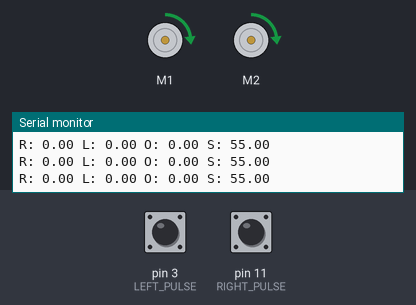
Recording of a sketch running on a simulated Arduino Uno, built with avr-gcc and run on an emulated ATmega328P. Parts: 2 × DC motor (green arrow = forward, orange = backward, longer = faster), the last lines printed to the serial monitor. The inputs (shaded band) are chosen by the test bench; at power-on: pin 11 (RIGHT_PULSE) LOW, pin 3 (LEFT_PULSE) LOW.

Above: at 5.0 s.
5.1 s: pin 11 (RIGHT_PULSE) pulled HIGH for 0.15 s
At 6.3 s:
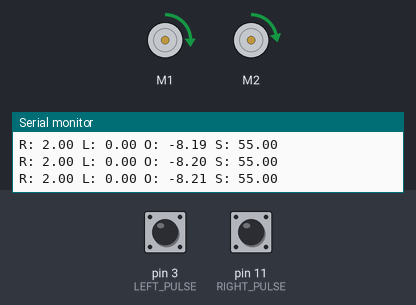
8.2 s: pin 11 (RIGHT_PULSE) pulled HIGH for 1 s
At 9.0 s:
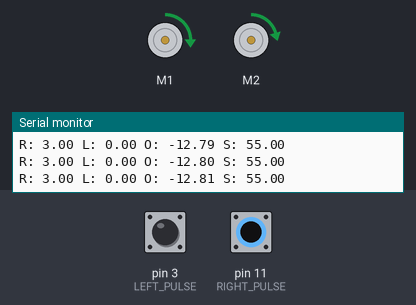
12.2 s: pin 11 (RIGHT_PULSE) pulled HIGH for 0.15 s
At 13.1 s:
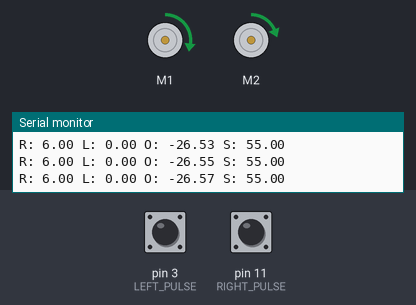
15.3 s: pin 11 (RIGHT_PULSE) pulled HIGH for 3.2 s
21.5 s: pin 3 (LEFT_PULSE) pulled HIGH for 0.15 s
At 22.0 s:
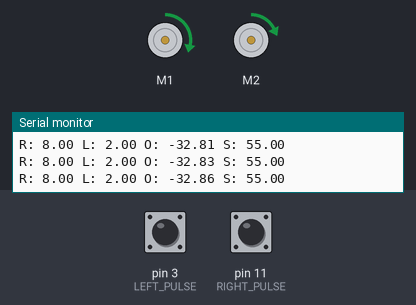
24.6 s: pin 3 (LEFT_PULSE) pulled HIGH for 1 s
Timing chart, 0 to 29.6 s (numbered marks = the images above; inputs shaded):
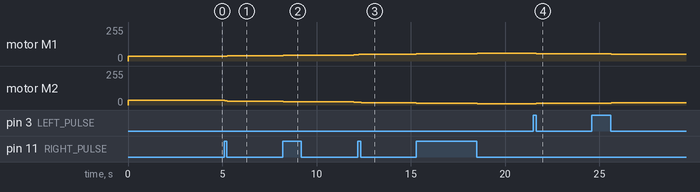

The sketch:

motorLibv3.ino
```cpp
#include <AutoPID.h>
#include <EnableInterrupt.h>
#include <DualVNH5019MotorShield.h>

const int LEFT_PULSE = 3; // LEFT M1 Pulse A
const int RIGHT_PULSE = 11; // RIGHT M2 Pulse A
const double MAX_SPEED = 250;
const double START_SPEED = 25;
const double SPEED_STEP = 30;
const double SPEED_STEP_TICKS = 15;


unsigned long previousTime_R = 0;
unsigned long previousTime_L = 0;

unsigned long cycleTime_R = 0;
unsigned long cycleTime_L = 0;

double currentRPM_R = 0.0;
double currentRPM_L = 0.0;
double currentDifference = 0.0;

double tick_R = 0;
double tick_L = 0;
double tick_LRDifference = 0;
double tick_LRDifference_Target = 0;

double targetRPM = 0.0;

double speed_R = 0.0;
double speed_L = 0.0;
double speed_O = 0.0;

DualVNH5019MotorShield md;
AutoPID myPID(&tick_R, &tick_L, &speed_O, -350, 350, 4, 0.1, 0.025);
//AutoPID myPID(&currentRPM_R, &currentRPM_L, &speed_O, -350, 350, 1.86, 0.04, 0);


void setup() {
  md.init();
  Serial.begin(9600);
  setupMotorEncoder();
  myPID.setTimeStep(1);
  myPID.reset();
  moveForward(5000);

}


void loop() {
  //  Serial.print("R: ");
  //  Serial.println(currentRPM_R);
  //  Serial.print("L: ");
  //  Serial.println(currentRPM_L);

}

void setupMotorEncoder() {
  pinMode(LEFT_PULSE, INPUT);
  pinMode(RIGHT_PULSE, INPUT);
  enableInterrupt(LEFT_PULSE, leftMotorTime, CHANGE);
  enableInterrupt(RIGHT_PULSE, rightMotorTime, CHANGE);
}

void leftMotorTime() {
  unsigned long t = micros();
  cycleTime_L = t - previousTime_L;
  previousTime_L = t;
  currentRPM_L = (1 / ((cycleTime_L * 2.0 * 562.25) / 1000000)) * 60;
  tick_L++;
  tick_LRDifference = tick_L - tick_R;
}

void rightMotorTime() {
  unsigned long t = micros();
  cycleTime_R = t - previousTime_R;
  previousTime_R = t;
  currentRPM_R = (1 / ((cycleTime_R * 2.0 * 562.25) / 1000000)) * 60;
  tick_R++;
  tick_LRDifference = tick_L - tick_R;
}

void moveForward(double distance) {
  initializeTime();
  initializeTick();
  initializeSpeed();
  initializeRPM();
  double currentSpeed = START_SPEED;
  double lastTick_R = 0.0;
  while (tick_R < distance || tick_L < distance) {
    if (((tick_R - lastTick_R > SPEED_STEP_TICKS) && (currentSpeed < MAX_SPEED)) || currentSpeed == START_SPEED) {
      currentSpeed = currentSpeed + SPEED_STEP;
      lastTick_R = tick_R;
    }
    myPID.run();
    md.setSpeeds(currentSpeed - speed_O, currentSpeed + speed_O);
    Serial.print("R: ");
    Serial.print(tick_R);
    Serial.print(" L: ");
    Serial.print(tick_L);
    Serial.print(" O: ");
    Serial.print(speed_O);
    Serial.print(" S: ");
    Serial.println(currentSpeed);
  }
  myPID.stop();
  md.setSpeeds(0, 0);
  md.setBrakes(400, 400);
  initializeTime();
  initializeTick();
  initializeSpeed();
  initializeRPM();
}

void initializeTime() {
  unsigned long t = micros();
  previousTime_R = t;
  previousTime_L = t;
}

void initializeTick() {
  tick_R = 0;
  tick_L = 0;
  tick_LRDifference = 0;
}

void initializeSpeed() {
  speed_R = 0;
  speed_L = 0;
  speed_O = 0;
}

void initializeRPM() {
  md.setSpeeds(0, 0);
  currentRPM_R = 0.0;
  currentRPM_L = 0.0;
}
```

Measured:
- after the input at 5.1 s, motor M1: forward 35/255 → forward 37/255 at once, → forward 40/255 0.15 s later; motor M2: forward 35/255 → forward 31/255 at once, → forward 29/255 0.15 s later
- after the input at 8.2 s, motor M1: forward 40/255 → forward 42/255 at once, → forward 45/255 1.0 s later, → forward 46/255 2.7 s later; motor M2: forward 29/255 → forward 26/255 at once, → forward 24/255 1.0 s later, → forward 23/255 0.22 s later, → forward 22/255 2.5 s later
- after the input at 12.2 s, motor M1: forward 46/255 → forward 49/255 at once, → forward 51/255 0.15 s later, → forward 52/255 1.4 s later; motor M2: forward 22/255 → forward 20/255 at once, → forward 17/255 0.15 s later
- after the input at 21.5 s, motor M2: forward 8/255 → forward 11/255 at once, → forward 14/255 0.15 s later, → forward 13/255 0.52 s later, → forward 12/255 1.6 s later
